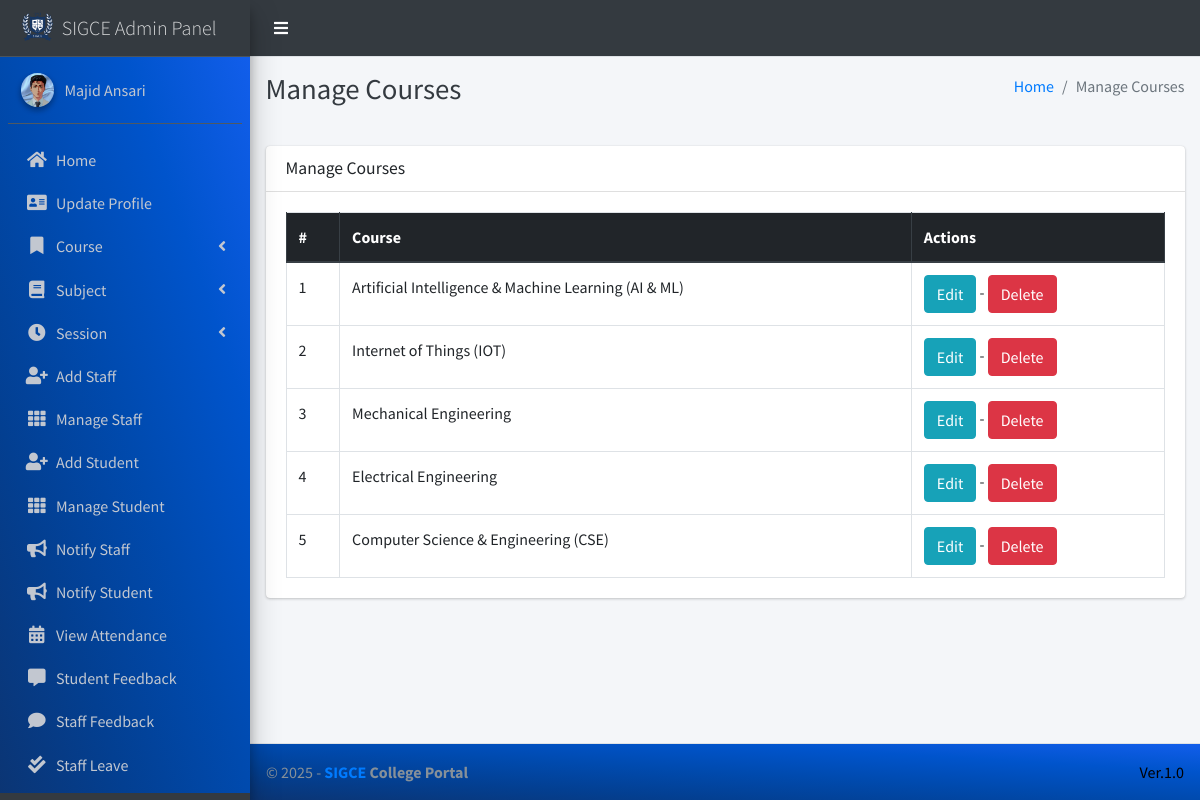
/course/manage/ (signed in), run on the app's committed database.
### main_app/models.py (models this page shows, shortened)
class CustomUser(AbstractUser):
    USER_TYPE = ((1, "HOD"), (2, "Staff"), (3, "Student"))
    GENDER = [("M", "Male"), ("F", "Female")]
    username = None  # Removed username, using email instead
    email = models.EmailField(unique=True)
    user_type = models.CharField(default=1, choices=USER_TYPE, max_length=1)
    gender = models.CharField(max_length=1, choices=GENDER)
    profile_pic = models.ImageField()
    address = models.TextField()
    fcm_token = models.TextField(default="")  # For firebase notifications
    created_at = models.DateTimeField(auto_now_add=True)
    updated_at = models.DateTimeField(auto_now=True)
    USERNAME_FIELD = "email"
    REQUIRED_FIELDS = []
    objects = CustomUserManager()
    def __str__(self):
        return  self.first_name + " " + self.last_name

class Course(models.Model):
    name = models.CharField(max_length=120)
    created_at = models.DateTimeField(auto_now_add=True)
    updated_at = models.DateTimeField(auto_now=True)

### main_app/hod_views.py (the view)
# urls.py: path("course/manage/", hod_views.manage_course, name='manage_course'),
def manage_course(request):
    courses = Course.objects.all()
    context = {
        'courses': courses,
        'page_title': 'Manage Courses'
    }
    return render(request, "hod_template/manage_course.html", context)

### main_app/templates/hod_template/manage_course.html
{% extends 'main_app/base.html' %}
{% load static %}
{% block page_title %}{{page_title}}{% endblock page_title %}
{% block content %}
<section class="content">
    <div class="container-fluid">
        <div class="row">
            <div class="col-md-12">
                <div class="card">
                    <div class="card-header">
                        <h3 class="card-title">{{page_title}}</h3>
                    </div>
                    <div class="card-body">
                        <table id="example2" class="table table-bordered table-hover">
                            <thead class="thead-dark">
                                <tr>
                                    <th>#</th>
                                    <th>Course</th>
                                    <th>Actions</th>
                                </tr>
                            </thead>
                            <tbody>
                                {% for course in courses %}
                                <tr>
                                    <td>{{ forloop.counter }}</td>
                                    <td>{{course.name}}</td>
                                    <td>
                                        <a href="{% url 'edit_course' course.id %}" class="btn btn-info">Edit</a> -
                                        <a href="{% url 'delete_course' course.id %}" onclick="return confirm('Are you sure you want to delete this course ?')" class="btn btn-danger">Delete</a>
                                    </td>
                                </tr>
                                {% endfor %}
                            </tbody>
                        </table>
                    </div>
                </div>
            </div>
        </div>
    </div>
</section>
{% endblock content %}

### main_app/templates/main_app/sidebar_template.html (shortened to what this page needs)
{% load static %}
<aside class="main-sidebar sidebar-dark-info elevation-4">
    {% if request.user.user_type == '1' %}
    <a href="{% url 'admin_home' %}" class="brand-link">
        <img src="{% static 'dist/img/virusx.png' %} " alt="SIGCE LOGO"
            class="brand-image " >
        <span class="brand-text font-weight-light" >SIGCE Admin Panel</span>
    </a>
    <div class="sidebar" style="background-image: linear-gradient(to right top, #0b3574, #033f91, #004aae, #0054cc, #125eeb);">
        <div class="user-panel mt-3 pb-3 mb-3 d-flex">
            <div class="image">
                <img src="{{ request.user.profile_pic}}" class="img-circle elevation-2" alt="User Image">
            </div>
            <div class="info">
                <a href="#" class="d-block">{{user}}</a>
            </div>
        </div>
        <nav class="mt-2">
            <ul class="nav nav-pills nav-sidebar flex-column" data-widget="treeview" role="menu" data-accordion="false">
                <li class="nav-item">
                    {% url 'admin_home' as admin_home %}
                    <a href="{{admin_home}}" class="nav-link {% if admin_home == request.path %} active {% endif %}">
                        <i class="nav-icon fas fa-home"></i>
                        <p>
                            Home
                        </p>
                    </a>
                </li>
                <li class="nav-item">
                    {% url 'admin_view_profile' as admin_view_profile %}
                    <a href="{{admin_view_profile}}"
                        class="nav-link {% if admin_view_profile == request.path %} active {% endif %}">
                        <i class="nav-icon fas fa-address-card"></i>
                        <p>
                            Update Profile
                        </p>
                    </a>
                </li>
                <li class="nav-item has-treeview">
                    <a href="#" class="nav-link" >
                        <i class="nav-icon fas fa-bookmark"></i>
                        <p>
                            Course
                            <i class="fas fa-angle-left right"></i>
                        </p>
                    </a>
                </li>
                <li class="nav-item has-treeview">
                    <a href="#" class="nav-link">
                        <i class="nav-icon fas fa-book"></i>
                        <p>
                            Subject
                            <i class="fas fa-angle-left right"></i>
                        </p>
                    </a>
                </li>
                <li class="nav-item has-treeview">
                    <a href="#" class="nav-link">
                        <i  class="nav-icon fas fa-clock"></i>
                        <p>
                            Session
                            <i class="fas fa-angle-left right"></i>
                        </p>
                    </a>
                </li>
                <li class="nav-item">
                    {% url 'add_staff' as add_staff %}
                    <a href="{{add_staff}}" class="nav-link {% if add_staff == request.path %} active {% endif %}">
                        <i class="nav-icon fas fa-user-plus"></i>
                        <p>
                            Add Staff
                        </p>
                    </a>
                </li>
                <li class="nav-item">
                    {% url 'manage_staff' as manage_staff %}
                    {% url 'edit_staff' staff_id as edit_staff %}
                    <a href="{{manage_staff}}"
                        class="nav-link {% if manage_staff == request.path or request.path == edit_staff %} active {% endif %}">
                        <i class="nav-icon fas fa-th"></i>
                        <p>
                            Manage Staff
                        </p>
                    </a>
                </li>
                <li class="nav-item">
                    {% url 'add_student' as add_student%}
                    <a href="{{add_student}}" class="nav-link  {% if add_student == request.path %} active {% endif %}">
                        <i class="nav-icon fas fa-user-plus"></i>
                        <p>
                            Add Student
                        </p>
                    </a>
                </li>
                <li class="nav-item">
                    {% url 'manage_student' as manage_student %}
                    {% url 'edit_student' student_id as edit_student %}
                    <a href="{{manage_student}}"
                        class="nav-link  {% if edit_student == request.path or manage_student == request.path %} active {% endif %}">
                        <i class="nav-icon fas fa-th"></i>
                        <p>
                            Manage Student
                        </p>
                    </a>
                </li>
                <li class="nav-item">
                    {% url 'admin_notify_staff' as admin_notify_staff %}
                    <a href="{{admin_notify_staff}}"
                        class="nav-link {% if admin_notify_staff == request.path %} active {% endif %}">
                        <i class="nav-icon fas fa-bullhorn"></i>
                        <p>
                            Notify Staff
                        </p>
                    </a>
                </li>
                <li class="nav-item">
                    {% url 'admin_notify_student' as admin_notify_student %}
                    <a href="{{admin_notify_student}}"
                        class="nav-link {% if admin_notify_student == request.path %} active {% endif %}">
                        <i class="nav-icon fas fa-bullhorn"></i>
                        <p>
                            Notify Student
                        </p>
                    </a>
                </li>
                <li class="nav-item">
                    {% url 'admin_view_attendance' as admin_view_attendance %}
                <li class="nav-item">
                    <a href="{{admin_view_attendance}}"
                        class="nav-link  {% if admin_view_attendance == request.path %} active {% endif %}">
                        <i class="nav-icon fas fa-calendar-alt"></i>
                        <p>
                            View Attendance
                        </p>
                    </a>
                </li>
                <li class="nav-item">
                    {% url 'student_feedback_message' as student_feedback_message %}
                    <a href="{{ student_feedback_message }}"
                        class="nav-link  {% if student_feedback_message == request.path %} active {% endif %}">
                        <i class="nav-icon fas fa-comment-alt"></i>
                        <p>
                            Student Feedback
                        </p>
                    </a>
                </li>
                <li class="nav-item">
                    {% url 'staff_feedback_message' as staff_feedback_message %}
                    <a href="{{staff_feedback_message}}"
                        class="nav-link   {% if staff_feedback_message == request.path %} active {% endif %}">
                        <i  class="nav-icon fas fa-comment"></i>
                        <p>
                            Staff Feedback
                        </p>
                    </a>
                </li>
                <li class="nav-item">
                    {% url 'view_staff_leave' as view_staff_leave %}
                    <a href="{{view_staff_leave}}"
                        class="nav-link  {% if view_staff_leave == request.path %} active {% endif %}">
                        <i  class="nav-icon fas fa-check-double"></i>
                        <p>
                            Staff Leave
                        </p>
                    </a>
                </li>
                <li class="nav-item">
                    {% url 'view_student_leave' as view_student_leave %}
                    <a href="{% url 'view_student_leave' %}"
                        class="nav-link  {% if view_student_leave == request.path %} active {% endif %}">
                    </a>
                </li>
                                        {% endif %}
                                    </ul>
                                </nav>
                            </div>
</aside>

### data on the page
CustomUser: user.profile_pic (picture), first_name+last_name "Majid Ansari"
Course: name "Artificial Intelligence & Machine Learning (AI & ML)"
Course: name "Internet of Things (IOT)"
Course: name "Mechanical Engineering"
Course: name "Electrical Engineering"
Course: name "Computer Science & Engineering (CSE)"

### other printed values
{{ page_title }} "Manage Courses"
